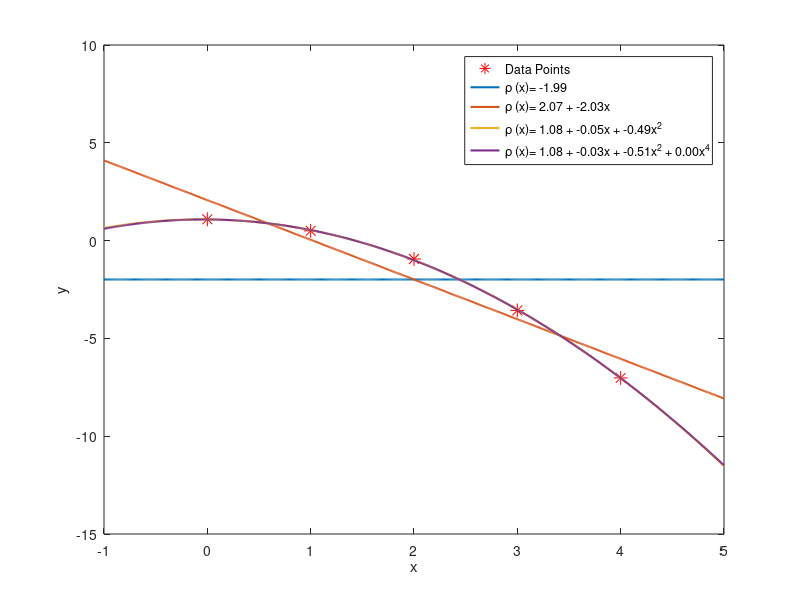

Write MATLAB code to recreate this figure.
%-------------------------------------------------------------------
% Harley Hanes                                               8/29/19
% Bayesian Statistical Learning                           Homework 1
%-------------------------------------------------------------------
clear; close all;
%Data Input and Basis Function Declaration
x_data=[0; 1; 2; 3; 4];
y_data=[1.09; .5; -.94; -3.57; -7.02];
% Section 1
rho1 = @(x) 0*x+1;
% Section 2
rho2 = @(x)[0*x+1 x];
% Section 3
rho3 = @(x)[0*x+1 x x.^2];
% Section 4
rho4 = @(x)[0*x+1 x x.^2 x.^3];
BasisFunctions={rho1 rho2 rho3 rho4};

% Coeffecient Calculation
Beta=zeros(4);
for i=1:4
    rho=BasisFunctions{i};
    X=rho(x_data);
    Beta(1:i,i)=(X'*X)\(X'*y_data);
end

%Plotting
plot(x_data,y_data,'r*','MarkerSize',10)
hold on 

f = @(Coef, x)Coef(1) + Coef(2)*x +Coef(3)*x.^2 +Coef(4)*x.^3;
x=-1:.01:5;
for i=1:4
    line=f(Beta(:,i),x);
    plot(x,line,'LineWidth',1.5)
end
labels{1}='Data Points';
labels{2}=sprintf('\\rho (x)= %.2f',Beta(1,1));
labels{3}=sprintf('\\rho (x)= %.2f + %.2fx',Beta(1:2,2));
labels{4}=sprintf('\\rho (x)= %.2f + %.2fx + %.2fx^2', Beta(1:3,3));
labels{5}=sprintf('\\rho (x)= %.2f + %.2fx + %.2fx^2 + %.2fx^4', Beta(1:4,4));
legend(labels);

xlabel('x')
ylabel('y')

%% lsqnonlin and fminsearch practice
clear;
x=[0; 1; 2; 3; 4];
y_data=[1.09; .5; -.94; -3.57; -7.02];
f = @(Coef)Coef(1) + Coef(2)*x +Coef(3)*x.^2 +Coef(4)*x.^3-y_data;
init=[1 0 -.6 .1];

lsqnonlin(f,init)

lsq= @(Coef)sum((f(Coef)-y_data).^2);
fminsearch(lsq,init)


